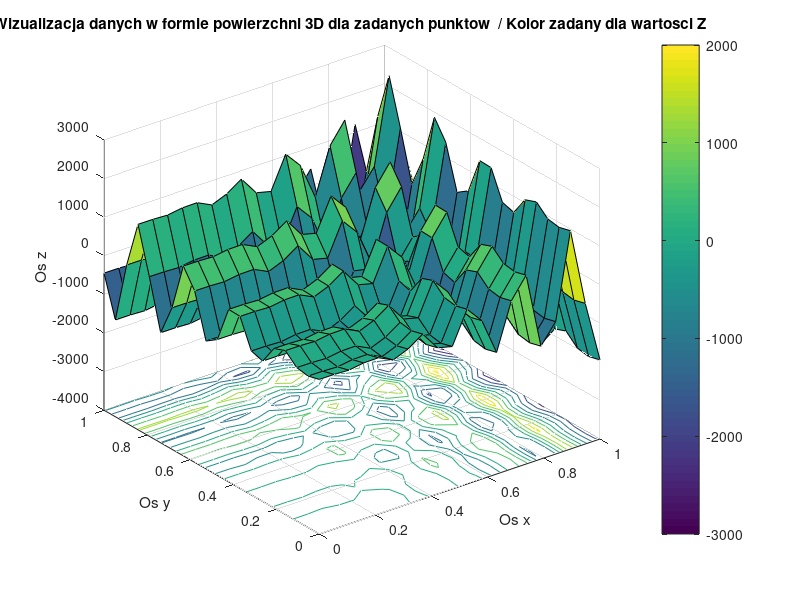

Write the MATLAB code that produced this figure.
y=[
   0 0 0 0 0 0 0 0 0 0 0 0 0 0 0 0 0 0 0 0 
0.05263 0.05263 0.05263 0.05263 0.05263 0.05263 0.05263 0.05263 0.05263 0.05263 0.05263 0.05263 0.05263 0.05263 0.05263 0.05263 0.05263 0.05263 0.05263 0.05263 
0.1053 0.1053 0.1053 0.1053 0.1053 0.1053 0.1053 0.1053 0.1053 0.1053 0.1053 0.1053 0.1053 0.1053 0.1053 0.1053 0.1053 0.1053 0.1053 0.1053 
0.1579 0.1579 0.1579 0.1579 0.1579 0.1579 0.1579 0.1579 0.1579 0.1579 0.1579 0.1579 0.1579 0.1579 0.1579 0.1579 0.1579 0.1579 0.1579 0.1579 
0.2105 0.2105 0.2105 0.2105 0.2105 0.2105 0.2105 0.2105 0.2105 0.2105 0.2105 0.2105 0.2105 0.2105 0.2105 0.2105 0.2105 0.2105 0.2105 0.2105 
0.2632 0.2632 0.2632 0.2632 0.2632 0.2632 0.2632 0.2632 0.2632 0.2632 0.2632 0.2632 0.2632 0.2632 0.2632 0.2632 0.2632 0.2632 0.2632 0.2632 
0.3158 0.3158 0.3158 0.3158 0.3158 0.3158 0.3158 0.3158 0.3158 0.3158 0.3158 0.3158 0.3158 0.3158 0.3158 0.3158 0.3158 0.3158 0.3158 0.3158 
0.3684 0.3684 0.3684 0.3684 0.3684 0.3684 0.3684 0.3684 0.3684 0.3684 0.3684 0.3684 0.3684 0.3684 0.3684 0.3684 0.3684 0.3684 0.3684 0.3684 
0.4211 0.4211 0.4211 0.4211 0.4211 0.4211 0.4211 0.4211 0.4211 0.4211 0.4211 0.4211 0.4211 0.4211 0.4211 0.4211 0.4211 0.4211 0.4211 0.4211 
0.4737 0.4737 0.4737 0.4737 0.4737 0.4737 0.4737 0.4737 0.4737 0.4737 0.4737 0.4737 0.4737 0.4737 0.4737 0.4737 0.4737 0.4737 0.4737 0.4737 
0.5263 0.5263 0.5263 0.5263 0.5263 0.5263 0.5263 0.5263 0.5263 0.5263 0.5263 0.5263 0.5263 0.5263 0.5263 0.5263 0.5263 0.5263 0.5263 0.5263 
0.5789 0.5789 0.5789 0.5789 0.5789 0.5789 0.5789 0.5789 0.5789 0.5789 0.5789 0.5789 0.5789 0.5789 0.5789 0.5789 0.5789 0.5789 0.5789 0.5789 
0.6316 0.6316 0.6316 0.6316 0.6316 0.6316 0.6316 0.6316 0.6316 0.6316 0.6316 0.6316 0.6316 0.6316 0.6316 0.6316 0.6316 0.6316 0.6316 0.6316 
0.6842 0.6842 0.6842 0.6842 0.6842 0.6842 0.6842 0.6842 0.6842 0.6842 0.6842 0.6842 0.6842 0.6842 0.6842 0.6842 0.6842 0.6842 0.6842 0.6842 
0.7368 0.7368 0.7368 0.7368 0.7368 0.7368 0.7368 0.7368 0.7368 0.7368 0.7368 0.7368 0.7368 0.7368 0.7368 0.7368 0.7368 0.7368 0.7368 0.7368 
0.7895 0.7895 0.7895 0.7895 0.7895 0.7895 0.7895 0.7895 0.7895 0.7895 0.7895 0.7895 0.7895 0.7895 0.7895 0.7895 0.7895 0.7895 0.7895 0.7895 
0.8421 0.8421 0.8421 0.8421 0.8421 0.8421 0.8421 0.8421 0.8421 0.8421 0.8421 0.8421 0.8421 0.8421 0.8421 0.8421 0.8421 0.8421 0.8421 0.8421 
0.8947 0.8947 0.8947 0.8947 0.8947 0.8947 0.8947 0.8947 0.8947 0.8947 0.8947 0.8947 0.8947 0.8947 0.8947 0.8947 0.8947 0.8947 0.8947 0.8947 
0.9474 0.9474 0.9474 0.9474 0.9474 0.9474 0.9474 0.9474 0.9474 0.9474 0.9474 0.9474 0.9474 0.9474 0.9474 0.9474 0.9474 0.9474 0.9474 0.9474 
1 1 1 1 1 1 1 1 1 1 1 1 1 1 1 1 1 1 1 1  
    ]
x=[
    0 0.05263 0.1053 0.1579 0.2105 0.2632 0.3158 0.3684 0.4211 0.4737 0.5263 0.5789 0.6316 0.6842 0.7368 0.7895 0.8421 0.8947 0.9474 1 
0 0.05263 0.1053 0.1579 0.2105 0.2632 0.3158 0.3684 0.4211 0.4737 0.5263 0.5789 0.6316 0.6842 0.7368 0.7895 0.8421 0.8947 0.9474 1 
0 0.05263 0.1053 0.1579 0.2105 0.2632 0.3158 0.3684 0.4211 0.4737 0.5263 0.5789 0.6316 0.6842 0.7368 0.7895 0.8421 0.8947 0.9474 1 
0 0.05263 0.1053 0.1579 0.2105 0.2632 0.3158 0.3684 0.4211 0.4737 0.5263 0.5789 0.6316 0.6842 0.7368 0.7895 0.8421 0.8947 0.9474 1 
0 0.05263 0.1053 0.1579 0.2105 0.2632 0.3158 0.3684 0.4211 0.4737 0.5263 0.5789 0.6316 0.6842 0.7368 0.7895 0.8421 0.8947 0.9474 1 
0 0.05263 0.1053 0.1579 0.2105 0.2632 0.3158 0.3684 0.4211 0.4737 0.5263 0.5789 0.6316 0.6842 0.7368 0.7895 0.8421 0.8947 0.9474 1 
0 0.05263 0.1053 0.1579 0.2105 0.2632 0.3158 0.3684 0.4211 0.4737 0.5263 0.5789 0.6316 0.6842 0.7368 0.7895 0.8421 0.8947 0.9474 1 
0 0.05263 0.1053 0.1579 0.2105 0.2632 0.3158 0.3684 0.4211 0.4737 0.5263 0.5789 0.6316 0.6842 0.7368 0.7895 0.8421 0.8947 0.9474 1 
0 0.05263 0.1053 0.1579 0.2105 0.2632 0.3158 0.3684 0.4211 0.4737 0.5263 0.5789 0.6316 0.6842 0.7368 0.7895 0.8421 0.8947 0.9474 1 
0 0.05263 0.1053 0.1579 0.2105 0.2632 0.3158 0.3684 0.4211 0.4737 0.5263 0.5789 0.6316 0.6842 0.7368 0.7895 0.8421 0.8947 0.9474 1 
0 0.05263 0.1053 0.1579 0.2105 0.2632 0.3158 0.3684 0.4211 0.4737 0.5263 0.5789 0.6316 0.6842 0.7368 0.7895 0.8421 0.8947 0.9474 1 
0 0.05263 0.1053 0.1579 0.2105 0.2632 0.3158 0.3684 0.4211 0.4737 0.5263 0.5789 0.6316 0.6842 0.7368 0.7895 0.8421 0.8947 0.9474 1 
0 0.05263 0.1053 0.1579 0.2105 0.2632 0.3158 0.3684 0.4211 0.4737 0.5263 0.5789 0.6316 0.6842 0.7368 0.7895 0.8421 0.8947 0.9474 1 
0 0.05263 0.1053 0.1579 0.2105 0.2632 0.3158 0.3684 0.4211 0.4737 0.5263 0.5789 0.6316 0.6842 0.7368 0.7895 0.8421 0.8947 0.9474 1 
0 0.05263 0.1053 0.1579 0.2105 0.2632 0.3158 0.3684 0.4211 0.4737 0.5263 0.5789 0.6316 0.6842 0.7368 0.7895 0.8421 0.8947 0.9474 1 
0 0.05263 0.1053 0.1579 0.2105 0.2632 0.3158 0.3684 0.4211 0.4737 0.5263 0.5789 0.6316 0.6842 0.7368 0.7895 0.8421 0.8947 0.9474 1 
0 0.05263 0.1053 0.1579 0.2105 0.2632 0.3158 0.3684 0.4211 0.4737 0.5263 0.5789 0.6316 0.6842 0.7368 0.7895 0.8421 0.8947 0.9474 1 
0 0.05263 0.1053 0.1579 0.2105 0.2632 0.3158 0.3684 0.4211 0.4737 0.5263 0.5789 0.6316 0.6842 0.7368 0.7895 0.8421 0.8947 0.9474 1 
0 0.05263 0.1053 0.1579 0.2105 0.2632 0.3158 0.3684 0.4211 0.4737 0.5263 0.5789 0.6316 0.6842 0.7368 0.7895 0.8421 0.8947 0.9474 1 
0 0.05263 0.1053 0.1579 0.2105 0.2632 0.3158 0.3684 0.4211 0.4737 0.5263 0.5789 0.6316 0.6842 0.7368 0.7895 0.8421 0.8947 0.9474 1 
]
z=[
 4.8 3.29722 -15.3889 42.5705 47.2888 -140.531 13.4088 271.659 -213.414 -309.418 526.908 102.501 -849.382 358.036 892.003 -1076.11 -569.089 1655.97 -356.319 -1948.81
-78.1213 -79.6241 -98.3103 -40.3509 -35.6325 -223.452 -69.5125 188.737 -296.335 -392.34 443.987 19.5801 -932.303 275.115 809.082 -1159.03 -652.011 1573.05 -439.24 -2031.73
-27.4166 -28.9194 -47.6055 10.3539 15.0723 -172.748 -18.8077 239.442 -245.631 -341.635 494.691 70.2849 -881.598 325.819 859.787 -1108.33 -601.306 1623.76 -388.535 -1981.03
244.097 242.594 223.908 281.867 286.586 98.7656 252.706 510.955 25.8826 -70.1216 766.205 341.798 -610.085 597.333 1131.3 -836.813 -329.792 1895.27 -117.022 -1709.51
130.457 128.954 110.268 168.228 172.946 -14.8741 139.066 397.316 -87.7571 -183.761 652.565 228.158 -723.725 483.693 1017.66 -950.453 -443.432 1781.63 -230.662 -1823.15
-365.03 -366.533 -385.219 -327.259 -322.541 -510.361 -356.421 -98.1712 -583.244 -679.248 157.078 -267.328 -1219.21 -11.7938 522.173 -1445.94 -938.919 1286.15 -726.149 -2318.64
-272.28 -273.782 -292.468 -234.509 -229.791 -417.611 -263.671 -5.421 -490.494 -586.498 249.829 -174.578 -1126.46 80.9564 614.924 -1353.19 -846.169 1378.9 -633.398 -2225.89
456.009 454.506 435.82 493.78 498.498 310.678 464.618 722.868 237.795 141.791 978.117 553.711 -398.172 809.245 1343.21 -624.901 -117.88 2107.18 94.8904 -1497.6
468.778 467.275 448.589 506.548 511.267 323.447 477.387 735.636 250.564 154.56 990.886 566.479 -385.404 822.014 1355.98 -612.132 -105.111 2119.95 107.659 -1484.83
-481.417 -482.92 -501.606 -443.647 -438.929 -626.749 -472.809 -214.559 -699.632 -795.636 40.6906 -383.716 -1335.6 -128.182 405.786 -1562.33 -1055.31 1169.76 -842.536 -2435.03
-689.361 -690.864 -709.55 -651.591 -646.872 -834.692 -680.752 -422.503 -907.575 -1003.58 -167.253 -591.66 -1543.54 -336.125 197.842 -1770.27 -1263.25 961.814 -1050.48 -2642.97
439.195 437.692 419.006 476.965 481.683 293.863 447.803 706.053 220.98 124.976 961.303 536.896 -414.987 792.43 1326.4 -641.715 -134.695 2090.37 78.0757 -1514.41
915.256 913.753 895.067 953.027 957.745 769.925 923.865 1182.11 697.042 601.038 1437.36 1012.96 61.0746 1268.49 1802.46 -165.654 341.367 2566.43 554.137 -1038.35
-334.634 -336.137 -354.823 -296.864 -292.145 -479.965 -326.025 -67.7754 -552.848 -648.852 187.474 -236.933 -1188.82 18.602 552.569 -1415.54 -908.523 1316.54 -695.753 -2288.24
-1148.77 -1150.27 -1168.95 -1110.99 -1106.28 -1294.1 -1140.16 -881.907 -1366.98 -1462.98 -626.657 -1051.06 -2002.95 -795.529 -261.562 -2229.67 -1722.65 502.41 -1509.88 -3102.37
132.884 131.381 112.695 170.654 175.372 -12.4477 141.492 399.742 -85.3306 -181.335 654.992 230.585 -721.298 486.119 1020.09 -948.026 -441.006 1784.06 -228.235 -1820.73
1322.09 1320.58 1301.9 1359.86 1364.57 1176.75 1330.69 1588.94 1103.87 1007.87 1844.19 1419.79 467.904 1675.32 2209.29 241.175 748.196 2973.26 960.967 -631.524
99.548 98.0452 79.3591 137.318 142.037 -45.7832 108.157 366.407 -118.666 -214.67 621.656 197.249 -754.634 452.784 986.751 -981.362 -474.341 1750.72 -261.571 -1854.06
-1493.39 -1494.89 -1513.58 -1455.62 -1450.9 -1638.72 -1484.78 -1226.53 -1711.6 -1807.61 -971.281 -1395.69 -2347.57 -1140.15 -606.186 -2574.3 -2067.28 157.786 -1854.51 -3447
-447.915 -449.418 -468.104 -410.144 -405.426 -593.246 -439.306 -181.056 -666.129 -762.133 74.1933 -350.213 -1302.1 -94.6788 439.288 -1528.82 -1021.8 1203.26 -809.034 -2401.52   
]
c=z;
figure
surfc(x,y,z,c)
%surf(z)
colorbar
caxis([-3000,2000])
title('Wizualizacja danych w formie powierzchni 3D dla zadanych punktow  / Kolor zadany dla wartosci Z ');
ylabel("Os y");
xlabel("Os x");
zlabel("Os z");